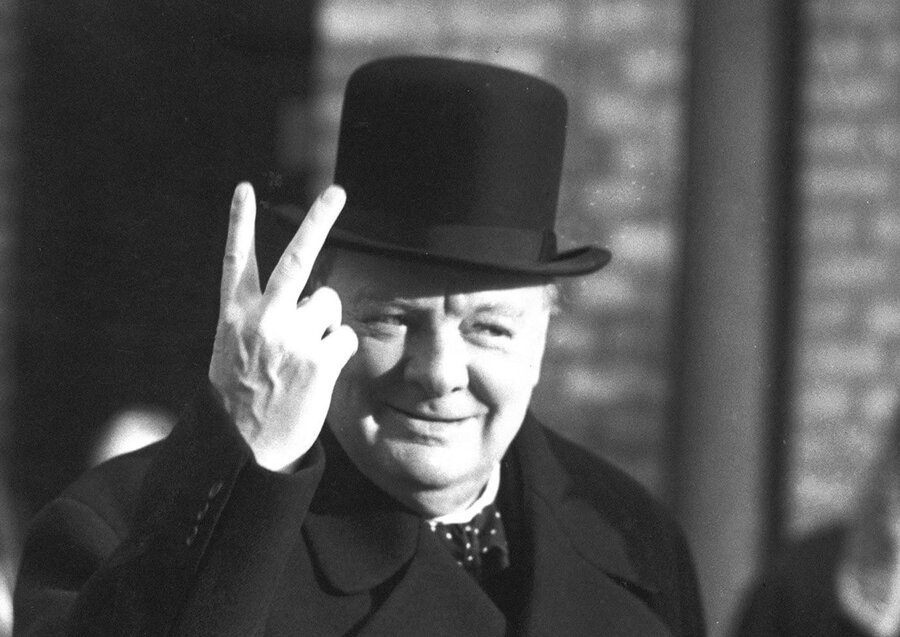
#> input picture Image Processing/Assignment 26/black_tape/img.png, 900 x 637 px, found by its file name
$ python main.py
#> lines starting #> are read from the running program, lines starting #| are printed output that depends on the picture
import cv2 as cv


img=cv.imread("black_tape\img.png")
#> img is the input picture: shape (637, 900, 3); min 15, max 255, mean 82.8
img=cv.cvtColor(img,cv.COLOR_BGR2GRAY)
#> img: shape (637, 900)
cv.line(img,(150,0),(0,150),(0,0,0),45)
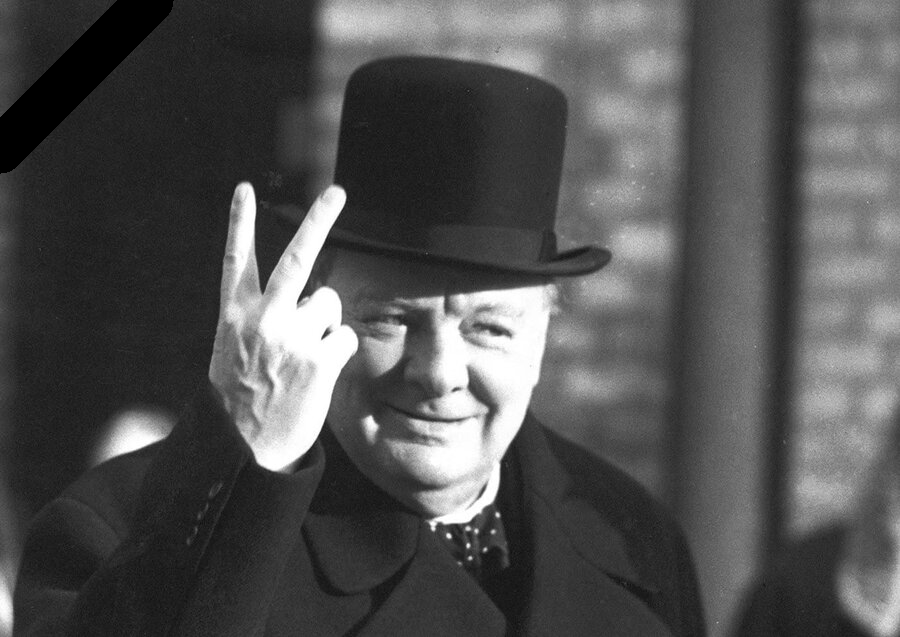
#> img: shape (637, 900); min 0, max 255, mean 82.1

cv.imwrite("black_tape\output.png",img)
cv.waitKey(0)
cv.destroyAllWindows()
